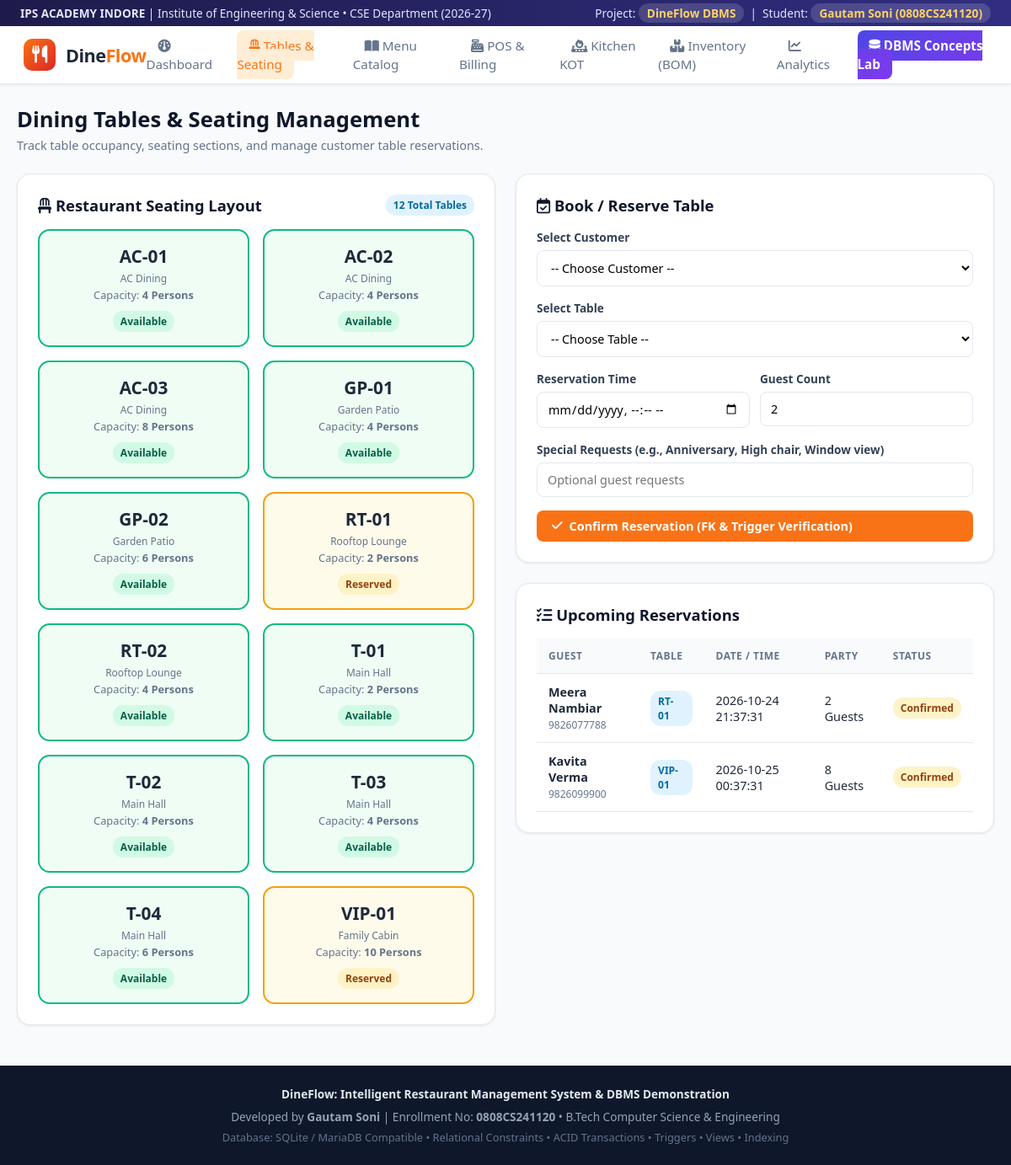
Page /tables on the committed database.
### tables this page shows
CREATE TABLE dining_tables (
    table_id INTEGER PRIMARY KEY AUTOINCREMENT,
    table_number VARCHAR(10) NOT NULL UNIQUE,
    capacity INTEGER NOT NULL CHECK(capacity > 0 AND capacity <= 20),
    seating_section VARCHAR(30) NOT NULL CHECK(seating_section IN ('Main Hall', 'AC Dining', 'Rooftop Lounge', 'Garden Patio', 'Family Cabin')),
    status VARCHAR(20) NOT NULL DEFAULT 'Available' CHECK(status IN ('Available', 'Occupied', 'Reserved', 'Maintenance')),
    updated_at TIMESTAMP DEFAULT CURRENT_TIMESTAMP
);

CREATE TABLE reservations (
    reservation_id INTEGER PRIMARY KEY AUTOINCREMENT,
    customer_id INTEGER NOT NULL,
    table_id INTEGER NOT NULL,
    reservation_time DATETIME NOT NULL,
    guest_count INTEGER NOT NULL CHECK(guest_count > 0),
    special_requests TEXT,
    status VARCHAR(20) NOT NULL DEFAULT 'Confirmed' CHECK(status IN ('Confirmed', 'Seated', 'Cancelled', 'Completed')),
    created_at TIMESTAMP DEFAULT CURRENT_TIMESTAMP,
    FOREIGN KEY (customer_id) REFERENCES customers(customer_id) ON DELETE CASCADE,
    FOREIGN KEY (table_id) REFERENCES dining_tables(table_id) ON DELETE RESTRICT
);

CREATE TABLE customers (
    customer_id INTEGER PRIMARY KEY AUTOINCREMENT,
    name VARCHAR(100) NOT NULL,
    phone VARCHAR(20) NOT NULL UNIQUE,
    email VARCHAR(100),
    loyalty_points INTEGER NOT NULL DEFAULT 0 CHECK(loyalty_points >= 0),
    registered_at TIMESTAMP DEFAULT CURRENT_TIMESTAMP
);

### app/__init__.py (the view)
    @app.route('/tables')
    def tables():
        conn = get_db_connection()
        cur = conn.cursor()
        tables_list = cur.execute("SELECT * FROM dining_tables ORDER BY table_number").fetchall()
        reservations = cur.execute("""
            SELECT r.*, c.name AS customer_name, c.phone AS customer_phone, t.table_number
            FROM reservations r
            JOIN customers c ON r.customer_id = c.customer_id
            JOIN dining_tables t ON r.table_id = t.table_id
            ORDER BY r.reservation_time ASC
        """).fetchall()
        customers = cur.execute("SELECT * FROM customers ORDER BY name").fetchall()
        conn.close()
        return render_template('tables.html', tables=tables_list, reservations=reservations, customers=customers)

### app/db.py (called while the page is built)
def get_db_connection():
    os.makedirs(DB_DIR, exist_ok=True)
    conn = sqlite3.connect(DB_PATH)
    conn.row_factory = sqlite3.Row
    conn.execute("PRAGMA foreign_keys = ON;")
    return conn

### app/templates/tables.html (shortened to what this page needs)
{% extends 'base.html' %}
{% block content %}
<div class="page-header">
    <div>
        <h1 class="page-title">Dining Tables & Seating Management</h1>
        <p class="page-subtitle">Track table occupancy, seating sections, and manage customer table reservations.</p>
    </div>
</div>
<div class="grid-2">
    <div class="card">
        <div class="card-title">
            <span><i class="fa-solid fa-chair"></i> Restaurant Seating Layout</span>
            <span class="badge badge-info">{{ tables|length }} Total Tables</span>
        </div>
        <div class="floor-grid">
            {% for t in tables %}
            <div class="table-box {{ t.status|lower }}">
                <div class="tbl-num">{{ t.table_number }}</div>
                <div class="tbl-sec">{{ t.seating_section }}</div>
                <div style="font-size:0.8rem; color:#64748b; margin-top:2px;">Capacity: <strong>{{ t.capacity }} Persons</strong></div>
                <div style="margin-top:10px;">
                    {% if t.status == 'Available' %}
                        <span class="badge badge-success">Available</span>
                    {% elif t.status == 'Occupied' %}
                        <span class="badge badge-danger">Occupied</span>
                    {% elif t.status == 'Reserved' %}
                        <span class="badge badge-warning">Reserved</span>
                    {% else %}
                        <span class="badge badge-secondary">Maintenance</span>
                    {% endif %}
                </div>
            </div>
            {% endfor %}
        </div>
    </div>
    <div>
        <div class="card">
            <div class="card-title">
                <span><i class="fa-regular fa-calendar-check"></i> Book / Reserve Table</span>
            </div>
            <form action="{{ url_for('reserve_table') }}" method="POST">
                <div class="form-group">
                    <label>Select Customer</label>
                    <select name="customer_id" class="form-control" required>
                        <option value="">-- Choose Customer --</option>
                    </select>
                </div>
                <div class="form-group">
                    <label>Select Table</label>
                    <select name="table_id" class="form-control" required>
                        <option value="">-- Choose Table --</option>
                    </select>
                </div>
                <div style="display:grid; grid-template-columns: 1fr 1fr; gap:12px;">
                    <div class="form-group">
                        <label>Reservation Time</label>
                        <input type="datetime-local" name="reservation_time" class="form-control" required>
                    </div>
                    <div class="form-group">
                        <label>Guest Count</label>
                        <input type="number" name="guest_count" min="1" max="20" class="form-control" value="2" required>
                    </div>
                </div>
                <div class="form-group">
                    <label>Special Requests (e.g., Anniversary, High chair, Window view)</label>
                    <input type="text" name="special_requests" class="form-control" placeholder="Optional guest requests">
                </div>
                <button type="submit" class="btn btn-primary" style="width:100%;">
                    <i class="fa-solid fa-check"></i> Confirm Reservation (FK & Trigger Verification)
                </button>
            </form>
        </div>
        <div class="card">
            <div class="card-title">
                <span><i class="fa-solid fa-list-check"></i> Upcoming Reservations</span>
            </div>
            <div class="table-responsive">
                <table class="data-table">
                    <thead>
                        <tr>
                            <th>Guest</th>
                            <th>Table</th>
                            <th>Date / Time</th>
                            <th>Party</th>
                            <th>Status</th>
                        </tr>
                    </thead>
                    <tbody>
                        {% for r in reservations %}
                        <tr>
                            <td>
                                <strong>{{ r.customer_name }}</strong><br>
                                <small style="color:#64748b;">{{ r.customer_phone }}</small>
                            </td>
                            <td><span class="badge badge-info">{{ r.table_number }}</span></td>
                            <td>{{ r.reservation_time }}</td>
                            <td>{{ r.guest_count }} Guests</td>
                            <td><span class="badge badge-warning">{{ r.status }}</span></td>
                        </tr>
                        {% endfor %}
                    </tbody>
                </table>
            </div>
        </div>
    </div>
</div>
{% endblock %}

### app/static/css/style.css (style rules this page uses)
:root { --primary: #f97316; --primary-dark: #ea580c; --primary-light: #ffedd5; --secondary: #4f46e5; --secondary-dark: #4338ca; --dark-bg: #0f172a; --card-bg: #ffffff; --text-main: #1e293b; --text-muted: #64748b; --border-color: #e2e8f0; --success: #10b981; --warning: #f59e0b; --danger: #ef4444; --info: #0ea5e9; --radius-md: 10px; --radius-lg: 16px; --shadow-sm: 0 1px 3px rgba(0,0,0,0.08); --shadow-md: 0 4px 14px rgba(0,0,0,0.06); --shadow-lg: 0 10px 25px rgba(0,0,0,0.1); }
* { box-sizing: border-box; margin: 0; padding: 0; font-family: 'Segoe UI', -apple-system, BlinkMacSystemFont, Roboto, sans-serif; }
body { background-color: #f8fafc; color: var(--text-main); display: flex; flex-direction: column; min-height: 100vh; }
.page-header { display: flex; justify-content: space-between; align-items: center; margin-bottom: 24px; }
.page-title { font-size: 1.6rem; font-weight: 700; color: #0f172a; }
.page-subtitle { font-size: 0.9rem; color: var(--text-muted); margin-top: 4px; }
.btn { display: inline-flex; align-items: center; gap: 8px; padding: 9px 18px; border-radius: 8px; font-size: 0.9rem; font-weight: 600; cursor: pointer; border: none; text-decoration: none; transition: all 0.2s ease; }
.btn-primary { background: var(--primary); color: white; }
.card { background: var(--card-bg); border: 1px solid var(--border-color); border-radius: var(--radius-lg); padding: 24px; box-shadow: var(--shadow-sm); margin-bottom: 24px; }
.card-title { font-size: 1.15rem; font-weight: 700; margin-bottom: 16px; display: flex; justify-content: space-between; align-items: center; color: #0f172a; }
.table-responsive { overflow-x: auto; }
table.data-table { width: 100%; border-collapse: collapse; font-size: 0.9rem; }
table.data-table th, table.data-table td { padding: 12px 14px; text-align: left; border-bottom: 1px solid var(--border-color); }
table.data-table th { background: #f8fafc; color: var(--text-muted); font-weight: 600; text-transform: uppercase; font-size: 0.75rem; letter-spacing: 0.5px; }
.badge { display: inline-block; padding: 4px 9px; border-radius: 12px; font-size: 0.75rem; font-weight: 600; }
.badge-success { background: #d1fae5; color: #065f46; }
.badge-warning { background: #fef3c7; color: #92400e; }
.badge-info { background: #e0f2fe; color: #0369a1; }
.grid-2 { display: grid; grid-template-columns: 1fr 1fr; gap: 24px; }
.floor-grid { display: grid; grid-template-columns: repeat(auto-fill, minmax(180px, 1fr)); gap: 16px; }
.table-box { border: 2px solid var(--border-color); border-radius: 14px; padding: 16px; background: white; text-align: center; position: relative; transition: all 0.2s ease; }
.table-box.available { border-color: #10b981; background: #f0fdf4; }
.table-box.reserved { border-color: #f59e0b; background: #fffbeb; }
.table-box .tbl-num { font-size: 1.3rem; font-weight: 800; }
.table-box .tbl-sec { font-size: 0.75rem; color: var(--text-muted); margin-top: 4px; }
.form-group { margin-bottom: 16px; }
.form-group label { display: block; font-size: 0.85rem; font-weight: 600; margin-bottom: 6px; color: #334155; }
.form-control { width: 100%; padding: 10px 12px; border: 1px solid var(--border-color); border-radius: 8px; font-size: 0.9rem; outline: none; background: white; }

### rows in the picture
dining_tables: table_number "AC-01", seating_section "AC Dining", capacity "4", status "Available"
dining_tables: table_number "AC-02", seating_section "AC Dining", capacity "4", status "Available"
dining_tables: table_number "AC-03", seating_section "AC Dining", capacity "8", status "Available"
dining_tables: table_number "GP-01", seating_section "Garden Patio", capacity "4", status "Available"
dining_tables: table_number "GP-02", seating_section "Garden Patio", capacity "6", status "Available"
dining_tables: table_number "RT-01", seating_section "Rooftop Lounge", capacity "2", status "Reserved"
dining_tables: table_number "RT-02", seating_section "Rooftop Lounge", capacity "4", status "Available"
dining_tables: table_number "T-01", seating_section "Main Hall", capacity "2", status "Available"
dining_tables: table_number "T-02", seating_section "Main Hall", capacity "4", status "Available"
dining_tables: table_number "T-03", seating_section "Main Hall", capacity "4", status "Available"
dining_tables: table_number "T-04", seating_section "Main Hall", capacity "6", status "Available"
dining_tables: table_number "VIP-01", seating_section "Family Cabin", capacity "10", status "Reserved"
reservations: customer_name "Meera Nambiar", customer_phone "9826077788", table_number "RT-01", reservation_time "2026-10-24 21:37:31", guest_count "2", status "Confirmed"
reservations: customer_name "Kavita Verma", customer_phone "9826099900", table_number "VIP-01", reservation_time "2026-10-25 00:37:31", guest_count "8", status "Confirmed"

### other values in the picture
{{ tables|length }} "12"
